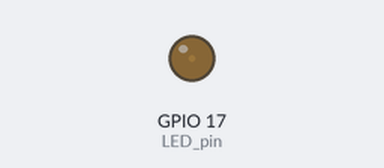
Simulated run of this program. Board: Raspberry Pi (BCM pin numbers). Shown: output pins drawn as LEDs (lit = HIGH).

Above: at 0.05 s.
At 0.9 s:
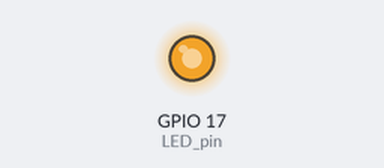
At 1.3 s:
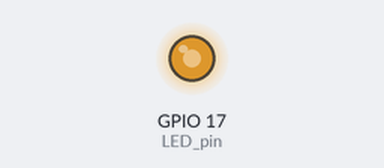
At 1.75 s:
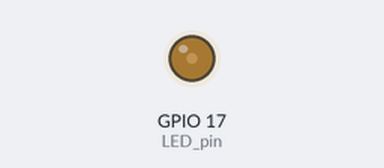
Timing chart, 0 to 4.6 s (numbered marks = the images above):
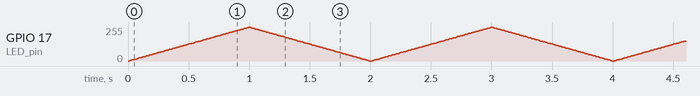

The program:

raspi_3_PWM2.py
```python
#
#      공대선배 라즈베리파이썬 #6-2 PWM 출력2
#      youtube 바로가기: https://www.youtube.com/c/공대선배
#      LED가 서서히 밝아졌다가 서서히 어두워지는 코드
#

import RPi.GPIO as GPIO     # 라즈베리파이 GPIO 관련 모듈을 불러옴
import time                 # 시간관련 모듈을 불러옴

GPIO.setmode(GPIO.BCM)      # GPIO 핀들의 번호를 지정하는 규칙 설정

### 이부분은 아두이노 코딩의 setup()에 해당합니다
LED_pin = 17                     # LED 핀은 라즈베리파이 GPIO 17번핀으로
GPIO.setup(LED_pin, GPIO.OUT)   # LED 핀을 출력으로 설정
pwm = GPIO.PWM(LED_pin, 1000)   # LED 핀에 1000Hz의 PWM을 설정
pwm.start(0)                    # 처음 PWM 출력은 0으로 설정

### 이부분은 아두이노 코딩의 loop()에 해당합니다
try:                                    # 이 try 안의 구문을 먼저 수행하고
    while True:                         # 무한루프 시작: 아두이노의 loop()와 같음
        for ii in range(100):           # ii가 0~99 까지 총 100회의 for 루프
            pwm.ChangeDutyCycle(ii)     # 듀티싸이클을 ii로 설정
            time.sleep(0.01)            # 1/100초간 대기 (서서히 밝아짐)
        for ii in reversed(range(100)): # ii가 99~0까지 총 100회의 for 루프
            pwm.ChangeDutyCycle(ii)     # 듀티싸이클을 ii로 설정
            time.sleep(0.01)            # 1/100초간 대기 (서서히 어두워짐)

### 이부분은 반드시 추가해주셔야 합니다.
finally:                                # try 구문이 종료되면
    GPIO.cleanup()                      # GPIO 핀들을 초기화
```
